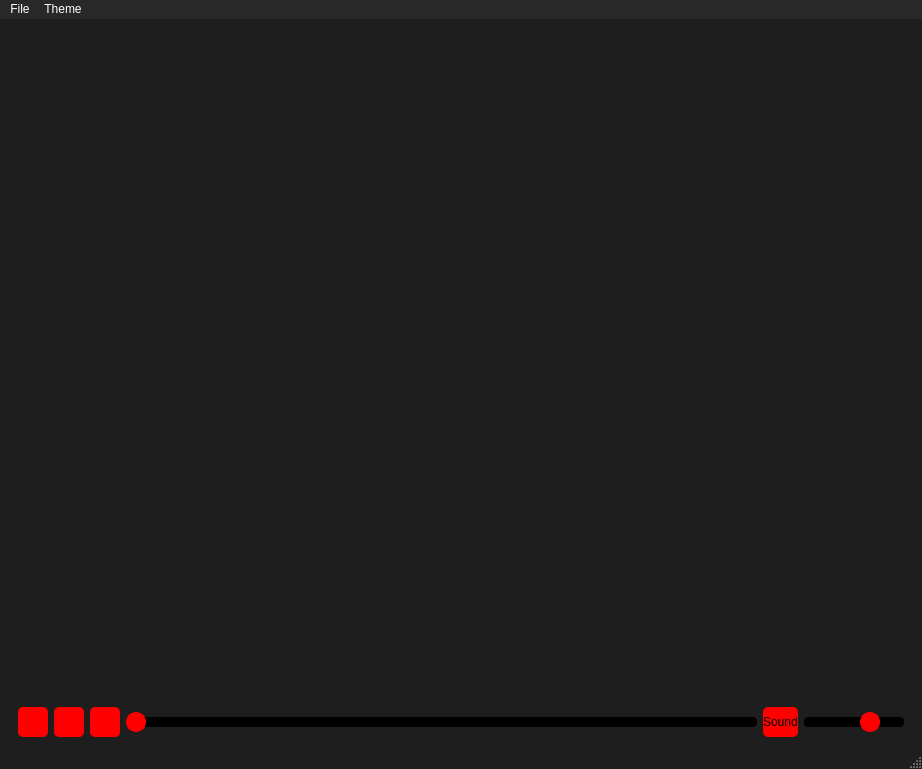
<?xml version="1.0" encoding="UTF-8"?>
<ui version="4.0">
 <class>VMediaPlayer</class>
 <widget class="QMainWindow" name="VMediaPlayer">
  <property name="geometry">
   <rect>
    <x>0</x>
    <y>0</y>
    <width>922</width>
    <height>769</height>
   </rect>
  </property>
  <property name="minimumSize">
   <size>
    <width>844</width>
    <height>686</height>
   </size>
  </property>
  <property name="windowTitle">
   <string>MainWindow</string>
  </property>
  <property name="styleSheet">
   <string notr="true">QSlider::groove:horizontal { 
	background-color: black;
	border: 0px solid #424242; 
	height: 10px; 
	border-radius: 4px;
}

QSlider::handle:horizontal { 
	background-color: red; 
	border: 2px solid red; 
	width: 16px; 
	height: 20px; 
	line-height: 20px; 
	margin-top: -5px; 
	margin-bottom: -5px; 
	border-radius: 10px; 
}

QSlider::handle:horizontal:hover { 
	border-radius: 10px;
	background-color:rgb(150, 50, 50)
}
*{
	
	font: 8pt &quot;MS Shell Dlg 2&quot;;
}
#Tool_Box QLabel{

	font: 10pt &quot;MS Shell Dlg 2&quot;;
}

QGroupBox{
	color:white;
}

QPushButton{
	background-color:red;
border:none;
border-radius: 5px;
}

QPushButton:hover{
	background-color:rgb(200, 50, 50);
	border:none;
}

QPushButton:pressed{
	background-color:rgb(100, 50, 50);
	border:none;
}

#VMediaPlayer{
	background-color:rgb(30,30,30);
}

QLabel{
	background-color:red;
	border:none;
	border-radius: 5px;
}
QLabel#Video_Widget{
	background-color:rgb(30,30,30);
	border:none;
	border-radius: 5px;
}
QMenuBar{
	background:rgb(40,40,40);
	color:white;
}
QMenu{
	background:rgb(40,40,40);
	color:white;
}
</string>
  </property>
  <widget class="QWidget" name="centralwidget">
   <layout class="QGridLayout" name="gridLayout">
    <item row="0" column="0">
     <layout class="QVBoxLayout" name="verticalLayout">
      <item>
       <widget class="QLabel" name="Video_Widget">
        <property name="text">
         <string/>
        </property>
       </widget>
      </item>
      <item>
       <widget class="QWidget" name="Layout_Widget" native="true">
        <property name="maximumSize">
         <size>
          <width>16777215</width>
          <height>40</height>
         </size>
        </property>
        <layout class="QHBoxLayout" name="horizontalLayout">
         <item>
          <widget class="QPushButton" name="Move_Backward_Button">
           <property name="minimumSize">
            <size>
             <width>0</width>
             <height>30</height>
            </size>
           </property>
           <property name="maximumSize">
            <size>
             <width>30</width>
             <height>16777215</height>
            </size>
           </property>
           <property name="text">
            <string/>
           </property>
          </widget>
         </item>
         <item>
          <widget class="QPushButton" name="Play_Pause_Button">
           <property name="minimumSize">
            <size>
             <width>0</width>
             <height>30</height>
            </size>
           </property>
           <property name="maximumSize">
            <size>
             <width>30</width>
             <height>16777215</height>
            </size>
           </property>
           <property name="text">
            <string/>
           </property>
          </widget>
         </item>
         <item>
          <widget class="QPushButton" name="Move_Forward_Button">
           <property name="minimumSize">
            <size>
             <width>0</width>
             <height>30</height>
            </size>
           </property>
           <property name="maximumSize">
            <size>
             <width>30</width>
             <height>16777215</height>
            </size>
           </property>
           <property name="text">
            <string/>
           </property>
          </widget>
         </item>
         <item>
          <widget class="QSlider" name="Sequence_Slider">
           <property name="minimumSize">
            <size>
             <width>0</width>
             <height>30</height>
            </size>
           </property>
           <property name="orientation">
            <enum>Qt::Horizontal</enum>
           </property>
          </widget>
         </item>
         <item>
          <widget class="QLabel" name="Volume_Icon_Label">
           <property name="minimumSize">
            <size>
             <width>0</width>
             <height>30</height>
            </size>
           </property>
           <property name="maximumSize">
            <size>
             <width>50</width>
             <height>16777215</height>
            </size>
           </property>
           <property name="text">
            <string>Sound</string>
           </property>
          </widget>
         </item>
         <item>
          <widget class="QSlider" name="Volume_Slider">
           <property name="minimumSize">
            <size>
             <width>100</width>
             <height>30</height>
            </size>
           </property>
           <property name="maximumSize">
            <size>
             <width>100</width>
             <height>16777215</height>
            </size>
           </property>
           <property name="maximum">
            <number>100</number>
           </property>
           <property name="value">
            <number>70</number>
           </property>
           <property name="tracking">
            <bool>true</bool>
           </property>
           <property name="orientation">
            <enum>Qt::Horizontal</enum>
           </property>
           <property name="invertedAppearance">
            <bool>false</bool>
           </property>
           <property name="invertedControls">
            <bool>false</bool>
           </property>
           <property name="tickPosition">
            <enum>QSlider::NoTicks</enum>
           </property>
           <property name="tickInterval">
            <number>0</number>
           </property>
          </widget>
         </item>
        </layout>
       </widget>
      </item>
     </layout>
    </item>
   </layout>
  </widget>
  <widget class="QMenuBar" name="menubar">
   <property name="geometry">
    <rect>
     <x>0</x>
     <y>0</y>
     <width>922</width>
     <height>25</height>
    </rect>
   </property>
   <widget class="QMenu" name="menuFile">
    <property name="title">
     <string>File</string>
    </property>
    <addaction name="actionOpen"/>
    <addaction name="actionExit"/>
   </widget>
   <widget class="QMenu" name="menuTheme">
    <property name="title">
     <string>Theme</string>
    </property>
    <addaction name="actionLight"/>
    <addaction name="actionDark"/>
   </widget>
   <addaction name="menuFile"/>
   <addaction name="menuTheme"/>
  </widget>
  <widget class="QStatusBar" name="statusbar"/>
  <action name="actionOpen">
   <property name="text">
    <string>Open</string>
   </property>
  </action>
  <action name="actionExit">
   <property name="text">
    <string>Exit</string>
   </property>
  </action>
  <action name="actionLight">
   <property name="text">
    <string>Light</string>
   </property>
  </action>
  <action name="actionDark">
   <property name="text">
    <string>Dark</string>
   </property>
  </action>
 </widget>
 <resources/>
 <connections/>
</ui>
